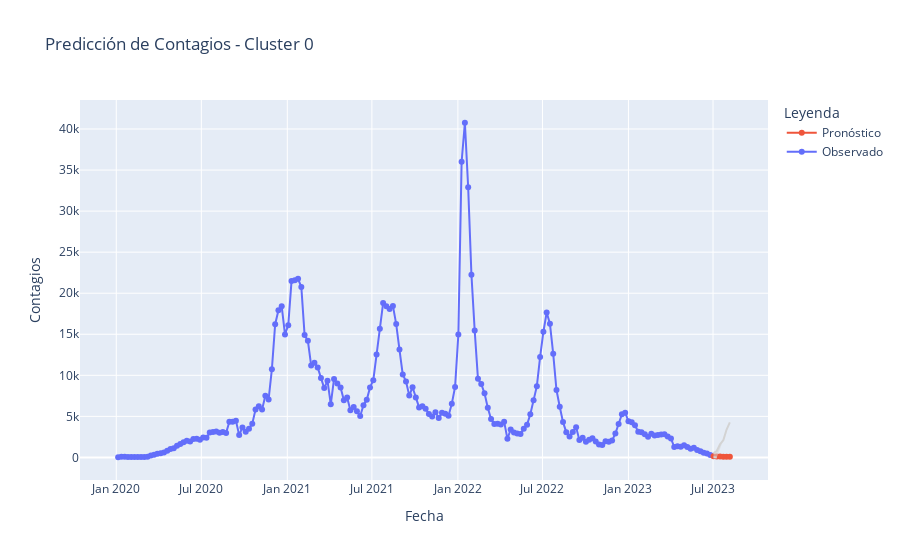

Notebook cell for this chart:
### Code cell
def preparar_datos_actuales(df):
    df['Contagios'] = df['Contagios'].clip(lower=1)
    df['Contagios_transformed'], lambda_ = boxcox(df['Contagios'])
    return df['Contagios_transformed'], lambda_


def realizar_predicciones_futuras(modelo, steps, lambda_):
    pred_uc = modelo.get_forecast(steps=steps)
    pred_mean_transformed = pred_uc.predicted_mean
    pred_mean = inv_boxcox(pred_mean_transformed, lambda_)
    pred_ci_transformed = pred_uc.conf_int()
    pred_ci = pd.DataFrame()
    pred_ci['lower'] = inv_boxcox(pred_ci_transformed.iloc[:, 0], lambda_)
    pred_ci['upper'] = inv_boxcox(pred_ci_transformed.iloc[:, 1], lambda_)
    last_date = modelo.data.dates[-1]
    future_dates = pd.date_range(start=last_date + pd.DateOffset(days=1), periods=steps, freq='W')
    pred_mean.index = future_dates
    pred_ci.index = future_dates
    return pred_mean, pred_ci



def visualizar_predicciones_futuras(df, pred_mean, pred_ci, cluster_id):
    fig = go.Figure()

    fig.add_trace(go.Scatter(x=df.index, y=df['Contagios'], mode='lines+markers', name='Observado'))

    fig.add_trace(go.Scatter(x=pred_mean.index, y=pred_mean, mode='lines+markers', name='Pronóstico'))

    fig.add_trace(go.Scatter(x=pred_ci.index, y=pred_ci['lower'], fill=None, mode='lines', line=dict(color='lightgrey'), showlegend=False))

    fig.add_trace(go.Scatter(x=pred_ci.index, y=pred_ci['upper'], fill='tonexty', mode='lines', line=dict(color='lightgrey'), showlegend=False))

    fig.update_layout(title=f'Predicción de Contagios - Cluster {cluster_id}',
                    xaxis_title='Fecha',
                    yaxis_title='Contagios',
                    legend_title='Leyenda')

    fig.show()


datos = cargar_datos_cluster(ruta_csv, cluster_id)
datos_transformados, lambda_ = preparar_datos_actuales(datos)
modelo_ajustado = ajustar_modelo_sarima(datos_transformados, order, seasonal_order)
predicciones, intervalos_confianza = realizar_predicciones_futuras(modelo_ajustado, n_preds, lambda_)
visualizar_predicciones_futuras(datos, predicciones, intervalos_confianza, cluster_id)

### Figure 1 — Plotly figure (JSON) as saved in the notebook; plotly's stock layout.template omitted (floating-point values rounded to 4 significant figures; data arrays with more than 128 entries replaced by an {"elided": "..."} marker saying what was removed)
{"data": [{"mode": "lines+markers", "name": "Observado", "type": "scatter", "x": {"elided": "182 str values"}, "y": {"elided": "182 int values"}}, {"mode": "lines+markers", "name": "Pronóstico", "type": "scatter", "x": ["2023-07-02T00:00:00", "2023-07-09T00:00:00", "2023-07-16T00:00:00", "2023-07-23T00:00:00", "2023-07-30T00:00:00", "2023-08-06T00:00:00"], "y": [156.3, 96.92, 113.3, 67.73, 94.97, 76.93]}, {"line": {"color": "lightgrey"}, "mode": "lines", "showlegend": false, "type": "scatter", "x": ["2023-07-02T00:00:00", "2023-07-09T00:00:00", "2023-07-16T00:00:00", "2023-07-23T00:00:00", "2023-07-30T00:00:00", "2023-08-06T00:00:00"], "y": [23.43, 0.09906, null, null, null, null]}, {"fill": "tonexty", "line": {"color": "lightgrey"}, "mode": "lines", "showlegend": false, "type": "scatter", "x": ["2023-07-02T00:00:00", "2023-07-09T00:00:00", "2023-07-16T00:00:00", "2023-07-23T00:00:00", "2023-07-30T00:00:00", "2023-08-06T00:00:00"], "y": [520.0, 785.5, 1605.0, 2093.0, 3399.0, 4272.0]}], "layout": {"legend": {"title": {"text": "Leyenda"}}, "title": {"text": "Predicción de Contagios - Cluster 0"}, "xaxis": {"title": {"text": "Fecha"}}, "yaxis": {"title": {"text": "Contagios"}}}}
